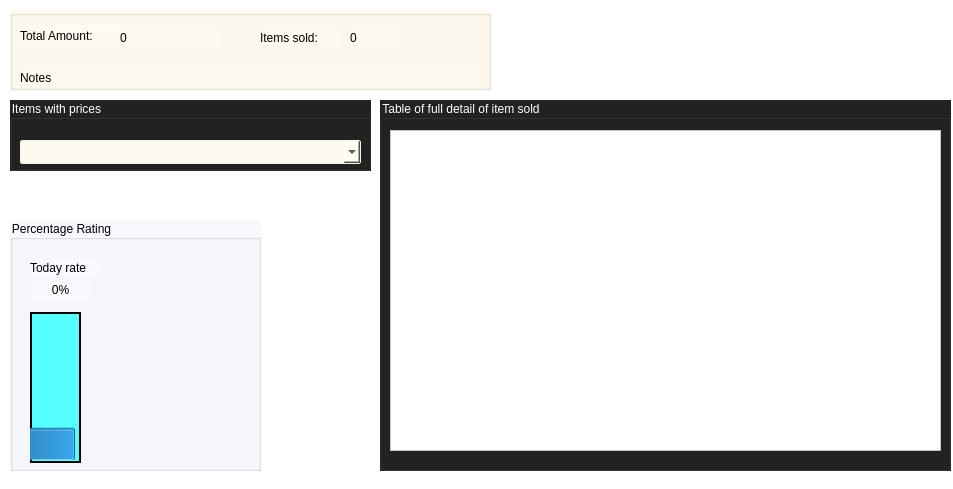
<?xml version="1.0" encoding="UTF-8"?>
<ui version="4.0">
 <class>soldcheckpage</class>
 <widget class="QDialog" name="soldcheckpage">
  <property name="geometry">
   <rect>
    <x>0</x>
    <y>0</y>
    <width>953</width>
    <height>489</height>
   </rect>
  </property>
  <property name="windowTitle">
   <string>Accountant</string>
  </property>
  <property name="styleSheet">
   <string notr="true">font: 12pt &quot;Arial&quot;;
background-color: white;
color: rgb(255, 255, 255);</string>
  </property>
  <widget class="QGroupBox" name="groupBox">
   <property name="geometry">
    <rect>
     <x>10</x>
     <y>10</y>
     <width>481</width>
     <height>80</height>
    </rect>
   </property>
   <property name="styleSheet">
    <string notr="true">background-color:floralwhite;
color:black;
font: 11pt &quot;Arial&quot;;</string>
   </property>
   <property name="title">
    <string/>
   </property>
   <widget class="QLabel" name="label">
    <property name="geometry">
     <rect>
      <x>10</x>
      <y>15</y>
      <width>101</width>
      <height>21</height>
     </rect>
    </property>
    <property name="text">
     <string>Total Amount:</string>
    </property>
   </widget>
   <widget class="QLabel" name="totalamount">
    <property name="geometry">
     <rect>
      <x>110</x>
      <y>20</y>
      <width>101</width>
      <height>16</height>
     </rect>
    </property>
    <property name="text">
     <string>0</string>
    </property>
   </widget>
   <widget class="QLabel" name="label_3">
    <property name="geometry">
     <rect>
      <x>250</x>
      <y>20</y>
      <width>81</width>
      <height>16</height>
     </rect>
    </property>
    <property name="text">
     <string>Items sold:</string>
    </property>
   </widget>
   <widget class="QLabel" name="solditemtotal">
    <property name="geometry">
     <rect>
      <x>340</x>
      <y>20</y>
      <width>51</width>
      <height>16</height>
     </rect>
    </property>
    <property name="text">
     <string>0</string>
    </property>
   </widget>
   <widget class="QLabel" name="note">
    <property name="geometry">
     <rect>
      <x>10</x>
      <y>60</y>
      <width>461</width>
      <height>16</height>
     </rect>
    </property>
    <property name="text">
     <string>Notes</string>
    </property>
   </widget>
  </widget>
  <widget class="QGroupBox" name="groupBox_2">
   <property name="geometry">
    <rect>
     <x>10</x>
     <y>100</y>
     <width>361</width>
     <height>71</height>
    </rect>
   </property>
   <property name="styleSheet">
    <string notr="true">background-color: rgb(34, 34, 34);
color: rgb(255, 255, 255);</string>
   </property>
   <property name="title">
    <string>Items with prices</string>
   </property>
   <widget class="QComboBox" name="comboBox">
    <property name="geometry">
     <rect>
      <x>10</x>
      <y>40</y>
      <width>341</width>
      <height>24</height>
     </rect>
    </property>
    <property name="styleSheet">
     <string notr="true">border-radius:2px;
color:black;
background-color:floralwhite;
border: 1px solid beige;</string>
    </property>
   </widget>
  </widget>
  <widget class="QGroupBox" name="groupBox_3">
   <property name="geometry">
    <rect>
     <x>380</x>
     <y>100</y>
     <width>571</width>
     <height>371</height>
    </rect>
   </property>
   <property name="styleSheet">
    <string notr="true">background-color: rgb(34, 34, 34);
color: rgb(255, 255, 255);</string>
   </property>
   <property name="title">
    <string>Table of full detail of item sold</string>
   </property>
   <widget class="QTableView" name="tableView">
    <property name="geometry">
     <rect>
      <x>10</x>
      <y>30</y>
      <width>551</width>
      <height>321</height>
     </rect>
    </property>
    <property name="styleSheet">
     <string notr="true">background-color: rgb(255, 255, 255);
color: rgb(0, 0, 0);
font: italic 11pt &quot;Arial&quot;;</string>
    </property>
   </widget>
  </widget>
  <widget class="QLabel" name="label_5">
   <property name="geometry">
    <rect>
     <x>850</x>
     <y>0</y>
     <width>101</width>
     <height>81</height>
    </rect>
   </property>
   <property name="text">
    <string/>
   </property>
   <property name="pixmap">
    <pixmap>../../../Downloads/H-logo.jpg</pixmap>
   </property>
   <property name="scaledContents">
    <bool>true</bool>
   </property>
   <property name="alignment">
    <set>Qt::AlignCenter</set>
   </property>
  </widget>
  <widget class="QGroupBox" name="groupBox_4">
   <property name="geometry">
    <rect>
     <x>10</x>
     <y>220</y>
     <width>251</width>
     <height>251</height>
    </rect>
   </property>
   <property name="styleSheet">
    <string notr="true">background-color:ghostwhite;
color:black;
font: 11pt &quot;Arial&quot;;</string>
   </property>
   <property name="title">
    <string>Percentage Rating</string>
   </property>
   <widget class="QProgressBar" name="progressBar">
    <property name="geometry">
     <rect>
      <x>20</x>
      <y>92</y>
      <width>51</width>
      <height>151</height>
     </rect>
    </property>
    <property name="styleSheet">
     <string notr="true">background-color: rgb(85, 255, 255);
border: 2px solid black;</string>
    </property>
    <property name="value">
     <number>20</number>
    </property>
    <property name="textVisible">
     <bool>false</bool>
    </property>
    <property name="orientation">
     <enum>Qt::Vertical</enum>
    </property>
    <property name="invertedAppearance">
     <bool>false</bool>
    </property>
    <property name="textDirection">
     <enum>QProgressBar::TopToBottom</enum>
    </property>
   </widget>
   <widget class="QLabel" name="label_2">
    <property name="geometry">
     <rect>
      <x>20</x>
      <y>40</y>
      <width>71</width>
      <height>16</height>
     </rect>
    </property>
    <property name="text">
     <string>Today rate</string>
    </property>
   </widget>
   <widget class="QLabel" name="valueper">
    <property name="geometry">
     <rect>
      <x>20</x>
      <y>60</y>
      <width>61</width>
      <height>20</height>
     </rect>
    </property>
    <property name="text">
     <string>0%</string>
    </property>
    <property name="alignment">
     <set>Qt::AlignCenter</set>
    </property>
   </widget>
  </widget>
 </widget>
 <resources/>
 <connections/>
</ui>
